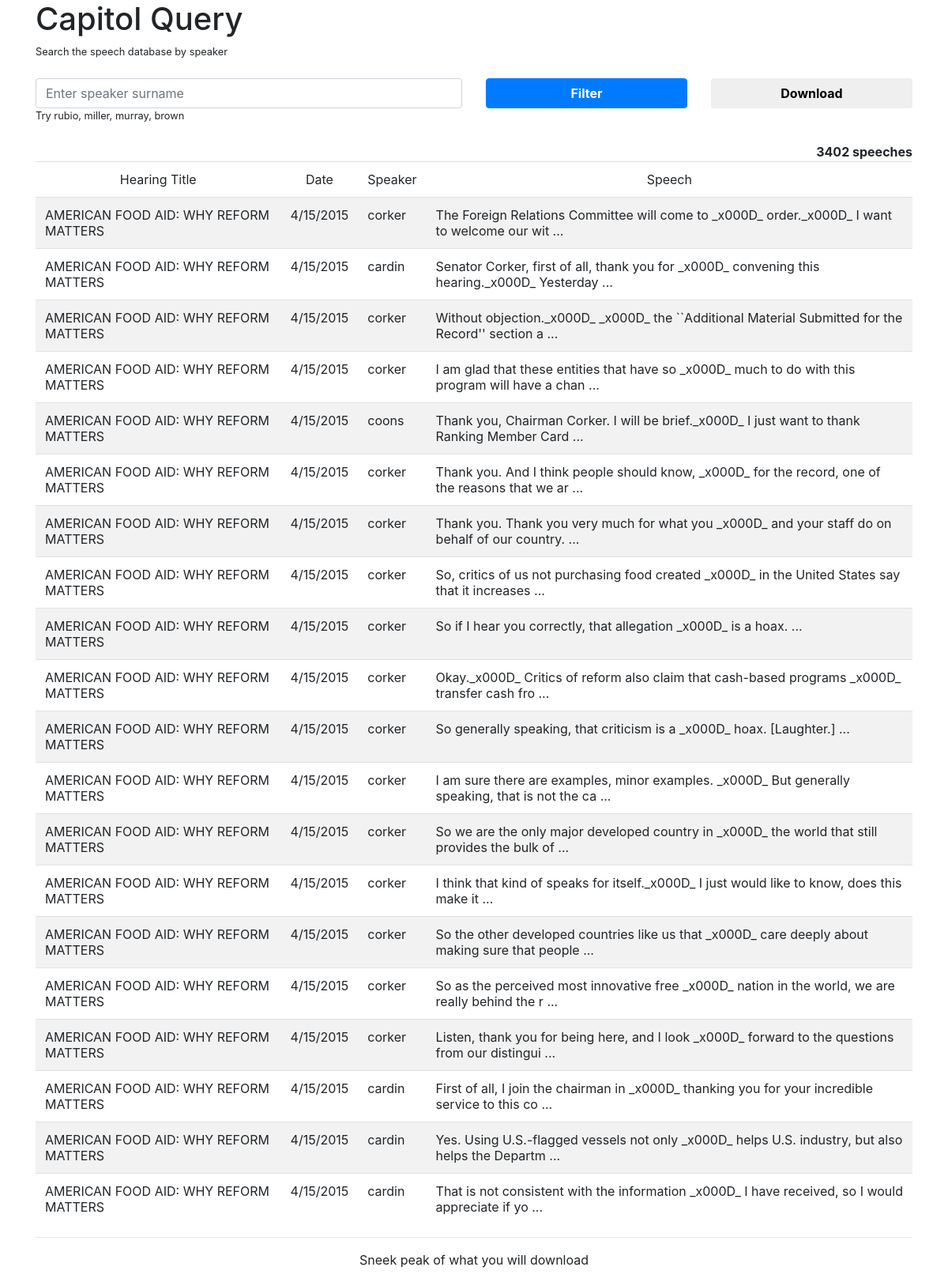
The page /speakers on the database its author committed.
### tables this page shows
CREATE TABLE "speaker" (
"index" INTEGER,
  "speech_id" INTEGER,
  "person_id" INTEGER,
  "surname" TEXT
);

CREATE TABLE "hearing" (
"index" INTEGER,
  "hearing_id" INTEGER,
  "committee_id" INTEGER,
  "subcommittee_id" INTEGER,
  "hearing_title" TEXT,
  "is_appropriation" TEXT,
  "is_nomination" TEXT,
  "date" TEXT,
  "url" TEXT,
  "file" TEXT,
  "extent" TEXT
);

CREATE TABLE "speech" (
"index" INTEGER,
  "speech_id" INTEGER,
  "previous_speech_id" INTEGER,
  "subsequent_speech_id" INTEGER,
  "hearing_id" INTEGER,
  "conversation" INTEGER,
  "text" TEXT
);

### app.py (the view)
@app.route('/speakers')
def speakers():
	format_ = request.args.get("format", None)
	speaker = request.args.get("name", "")
	connection = sqlite3.connect("mydatabase.sqlite")
	connection.row_factory = dictionary_factory
	cursor = connection.cursor()
	all_records_query = "SELECT hearing.hearing_title as title, hearing.date as date, speech.text as text, \
				speaker.surname as name FROM hearing inner join speech on \
				speech.hearing_id = hearing.hearing_id inner join speaker \
				on speaker.speech_id = speech.speech_id %s %s;"
	speaker_where_clause = "where speaker.surname = ?" if speaker else ""
	limit_statement = "limit 20" if format_ != "csv" else ""
	all_records_query = all_records_query % (speaker_where_clause, limit_statement)
	print(all_records_query)
	print("_" * 30)
	if speaker:
		cursor.execute(all_records_query ,(speaker.lower(),))
	else:
		cursor.execute(all_records_query)
	records = cursor.fetchall()
	count_query =  "SELECT count(*) as count FROM hearing inner join speech on \
				speech.hearing_id = hearing.hearing_id inner join speaker \
				on speaker.speech_id = speech.speech_id %s;"
	count_query = count_query % (speaker_where_clause)
	if speaker:
		cursor.execute(count_query, (speaker.lower(),))
	else:
		cursor.execute(count_query)
	no_of_records = cursor.fetchall()
	connection.close()
	if format_ == "csv":
		return download_csv(records, "speeches_%s.csv" % (speaker))
	else:
		return flask.render_template('speaker.html', records=records, no_of_records=no_of_records[0]['count'], speaker=speaker)

### app.py (called while the page is built)
def dictionary_factory(cursor, row):
	d = {}
	for index, col in enumerate(cursor.description):
		d[col[0]] = row[index]
	return d

### templates/speaker.html (shortened to what this page needs)
<html>
<head>
	<link href="https://maxcdn.bootstrapcdn.com/bootstrap/4.0.0/css/bootstrap.min.css" rel="stylesheet">
</head>
<body>
	<div class="container">
		<div class="row">
			<div class="col-md-12">
				<h1>Capitol Query</h1>
				<small>Search the speech database by speaker</small>
			</div>
		</div>
		<br clear="all">
		<div class="row">
			<div class="col-md-6">
				<input class="form-control" type="text" placeholder="Enter speaker surname" value="{{speaker}}" id="speaker"/>
				<small>Try rubio, miller, murray, brown</small>
			</div>
			<div class="col-md-3">
				<button style="width:100%;" class="btn btn-primary" id="filter-btn"><b>Filter</b></button>
			</div>
			<div class="col-md-3">
				<button style="width:100%;" class="btn btn-default" id="download-btn"><b>Download</b></button>
			</div>
		</div>
		<br>
		<div class="row">
			<div class="col-md-12 text-right">
				<b>{{no_of_records}} speeches</b>
			</div>
		</div>
		<div class="row">
			<div class="col-md-12 text-center">
				<table class="table table-striped thead-dark">
					<thead class="text-center">
						<td>Hearing Title</td>
						<td>Date</td>
						<td>Speaker</td>
						<td>Speech</td>
					</thead>
					<tbody>
						{% if (records is defined) and records %}
							{% for record in records %}
								<tr>
									<td>{{record.title}}</td>
									<td>{{record.date}}</td>
									<td>{{record.name}}</td>
									<td>{{record.text[0:100] + " ..."}}</td>
								</tr>
							{% endfor %}
						{% else %}
						<tr>
							<td colspan="4">No results</td>
						</tr>
						{% endif %}
					</tbody>
				</table>
				<hr>
				<p>Sneek peak of what you will download</p>
			</div>
		</div>
	</div>
</body>
</html>

### rows shown on the page
speaker: title "AMERICAN FOOD AID: WHY REFORM MATTERS", date "4/15/2015", name "corker", text "The Foreign Relations Committee will come to _x000D_ order._x000D_ I want to welcome our wit ..."
speaker: title "AMERICAN FOOD AID: WHY REFORM MATTERS", date "4/15/2015", name "cardin", text "Senator Corker, first of all, thank you for _x000D_ convening this hearing._x000D_ Yesterday ..."
speaker: title "AMERICAN FOOD AID: WHY REFORM MATTERS", date "4/15/2015", name "corker", text "Without objection._x000D_ _x000D_ the ``Additional Material Submitted for the Record'' section a ..."
speaker: title "AMERICAN FOOD AID: WHY REFORM MATTERS", date "4/15/2015", name "corker", text "I am glad that these entities that have so _x000D_ much to do with this program will have a chan ..."
speaker: title "AMERICAN FOOD AID: WHY REFORM MATTERS", date "4/15/2015", name "coons", text "Thank you, Chairman Corker. I will be brief._x000D_ I just want to thank Ranking Member Card ..."
speaker: title "AMERICAN FOOD AID: WHY REFORM MATTERS", date "4/15/2015", name "corker", text "Thank you. And I think people should know, _x000D_ for the record, one of the reasons that we ar ..."
speaker: title "AMERICAN FOOD AID: WHY REFORM MATTERS", date "4/15/2015", name "corker", text "Thank you. Thank you very much for what you _x000D_ and your staff do on behalf of our country. ..."
speaker: title "AMERICAN FOOD AID: WHY REFORM MATTERS", date "4/15/2015", name "corker", text "So, critics of us not purchasing food created _x000D_ in the United States say that it increases ..."
speaker: title "AMERICAN FOOD AID: WHY REFORM MATTERS", date "4/15/2015", name "corker", text "So if I hear you correctly, that allegation _x000D_ is a hoax. ..."
speaker: title "AMERICAN FOOD AID: WHY REFORM MATTERS", date "4/15/2015", name "corker", text "Okay._x000D_ Critics of reform also claim that cash-based programs _x000D_ transfer cash fro ..."
speaker: title "AMERICAN FOOD AID: WHY REFORM MATTERS", date "4/15/2015", name "corker", text "So generally speaking, that criticism is a _x000D_ hoax. [Laughter.] ..."
speaker: title "AMERICAN FOOD AID: WHY REFORM MATTERS", date "4/15/2015", name "corker", text "I am sure there are examples, minor examples. _x000D_ But generally speaking, that is not the ca ..."
speaker: title "AMERICAN FOOD AID: WHY REFORM MATTERS", date "4/15/2015", name "corker", text "So we are the only major developed country in _x000D_ the world that still provides the bulk of ..."
speaker: title "AMERICAN FOOD AID: WHY REFORM MATTERS", date "4/15/2015", name "corker", text "I think that kind of speaks for itself._x000D_ I just would like to know, does this make it ..."
speaker: title "AMERICAN FOOD AID: WHY REFORM MATTERS", date "4/15/2015", name "corker", text "So the other developed countries like us that _x000D_ care deeply about making sure that people ..."
speaker: title "AMERICAN FOOD AID: WHY REFORM MATTERS", date "4/15/2015", name "corker", text "So as the perceived most innovative free _x000D_ nation in the world, we are really behind the r ..."
speaker: title "AMERICAN FOOD AID: WHY REFORM MATTERS", date "4/15/2015", name "corker", text "Listen, thank you for being here, and I look _x000D_ forward to the questions from our distingui ..."
speaker: title "AMERICAN FOOD AID: WHY REFORM MATTERS", date "4/15/2015", name "cardin", text "First of all, I join the chairman in _x000D_ thanking you for your incredible service to this co ..."
speaker: title "AMERICAN FOOD AID: WHY REFORM MATTERS", date "4/15/2015", name "cardin", text "Yes. Using U.S.-flagged vessels not only _x000D_ helps U.S. industry, but also helps the Departm ..."
speaker: title "AMERICAN FOOD AID: WHY REFORM MATTERS", date "4/15/2015", name "cardin", text "That is not consistent with the information _x000D_ I have received, so I would appreciate if yo ..."

### other values the page prints
{{ no_of_records }} "3402"
